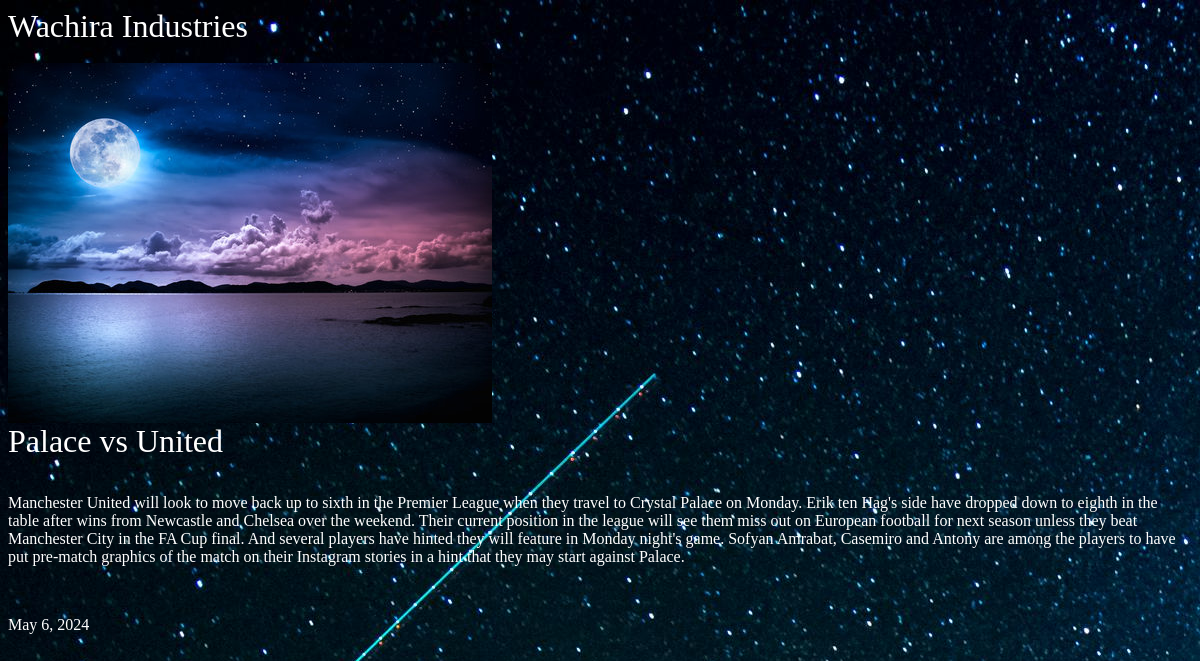
Screenshot of /app1/articles/palace-vs-united/ with the database file from the repository.
### app1/models.py (models this page shows, shortened)
class Article(models.Model):
    title = models.CharField(max_length=70)
    body = models.TextField()
    date_published = models.DateField(auto_now_add=True)
    slug = models.SlugField(unique=True)  # Add a slug field
    thumb = models.ImageField(default='default.jpg',blank=True)

### app1/views.py (the view)
# urls.py: path('articles/<slug:slug>/', views.article_detail, name='article_detail'),
def article_detail(request, slug):
    article = Article.objects.get(slug=slug)
    return render(request,'articles/article_detail.html',{'art':article})

### app1/templates/articles/article_detail.html
{% extends 'base_layout.html'  %}
{% block content %}
    <div class="article-detail">
        <div class="article">
        <img src="{{art.thumb.url}}"  >
        <h1>{{art.title}}</h1>
        <br>
        <p>{{art.body}}</p>
        <br>
        <p>{{art.date_published}}</p>
        </div>
    </div>
{% endblock content %}

### assets/style.css (style rules this page uses)
body { background-color: #0f121f; background-image: url('stars.jpg'); background-repeat: no-repeat; color: #fff; }
body * { font-family: Ubuntu; }
h1,h2,h3,h4,h5 { font-weight: normal; margin: 0; }

### rows the page displays
Article: thumb (placeholder picture), title "Palace vs United", body "Manchester United will look to move back up to sixth in the Premier League when they travel to Crystal Palace on Monday. Erik ten Hag's side have dropped down to eighth in the table after wins from Newcastle and Chelsea over the weekend. Their current position in the league will see them miss out on European football for next season unless they beat Manchester City in the FA Cup final. And several players have hinted they will feature in Monday night's game. Sofyan Amrabat, Casemiro and Antony are among the players to have put pre-match graphics of the match on their Instagram stories in a hint that they may start against Palace.", date_published "May 6, 2024"
